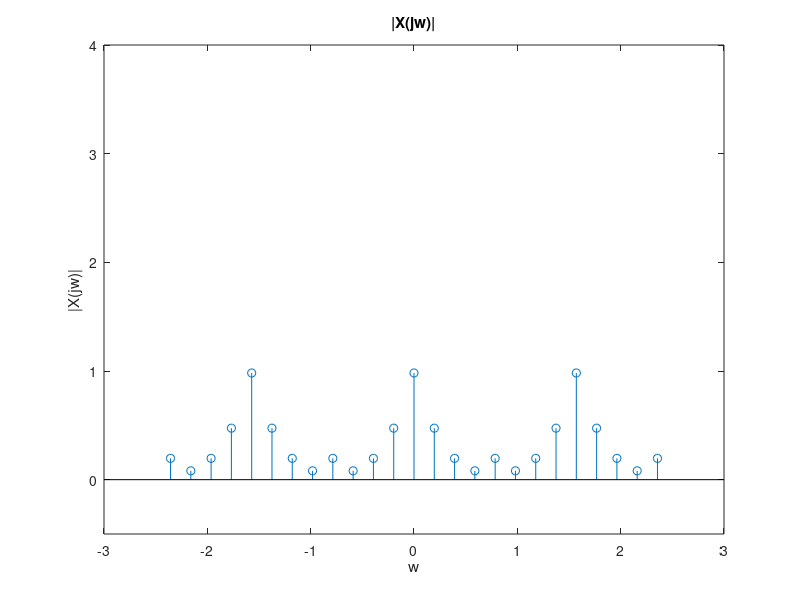
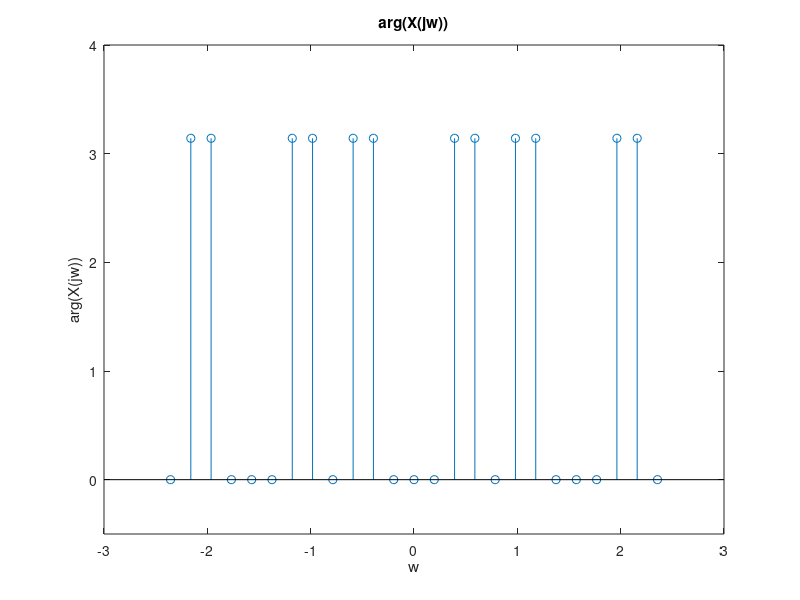

Recreate these plots in MATLAB, in order.
close all

w=-3*pi/4:pi/16:3*pi/4;

x=(pi/16)*(sin(10*w)./sin(2*w));
idx=find(w==0);
x(idx)=5*pi/16;

figure(1)
stem(w, abs(x))
xlim([-3, 3])
ylim([-0.5, 4])
title('|X(jw)|')
xlabel('w')
ylabel('|X(jw)|')

figure(2)
stem(w, angle(x))
xlim([-3, 3])
ylim([-0.5, 4])
title('arg(X(jw))')
xlabel('w')
ylabel('arg(X(jw))')